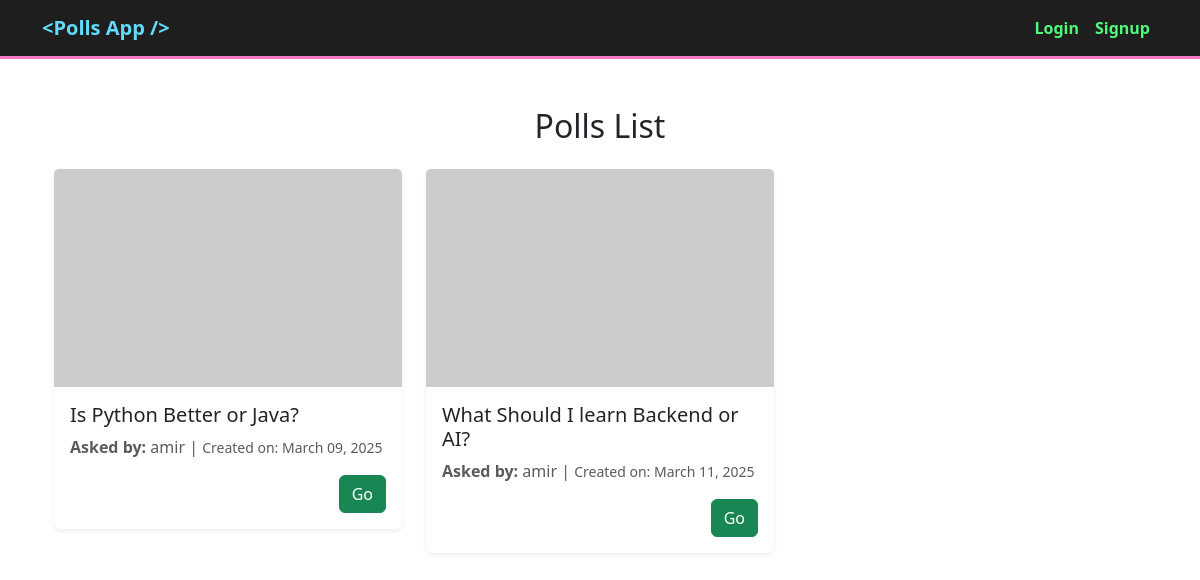
The page / on the database its author committed.
### polls/models.py (models this page shows, shortened)
class Poll(models.Model):
    question = models.CharField(max_length=700)
    user = models.ForeignKey(get_user_model(), on_delete=models.CASCADE)
    description = models.TextField(blank=True)
    up_vote = models.PositiveIntegerField(default=0)
    down_vote = models.PositiveIntegerField(default=0)
    upvoted_by = models.ManyToManyField(get_user_model(), related_name='upvoted_polls', blank=True)
    downvoted_by = models.ManyToManyField(get_user_model(), related_name='downvoted_polls', blank=True)
    datetime_created = models.DateTimeField(auto_now_add=True)
    datetime_modified = models.DateTimeField(auto_now=True)
    def get_absolute_url(self):
        return reverse('poll_detail', args=[self.id])

### accounts/models.py (models this page shows)
class CustomUser(AbstractUser):
    ROLE_CHOICES = [
        ('M', 'Manager'),
        ('E', 'Employee'),
        ('S', 'Student'),
        ('O', 'Other'),
    ]
    role = models.CharField(choices=ROLE_CHOICES, max_length=1, default=ROLE_CHOICES[3][0])

### polls/views.py (the view)
# urls.py: path('', poll_list_view, name='polls_list'),
def poll_list_view(request):
    polls = Poll.objects.all()
    return render(request, 'polls/polls_list.html', context={
        'polls': polls,
    })

### polls/templates/polls/polls_list.html (shortened to what this page needs)
{% extends '_base.html' %}
{% block content %}
    <div class="container mt-5">
        <h2 class="text-center mb-4">Polls List</h2>
        <div class="row">
            {% for poll in polls %}
                <div class="col-md-4 mb-4">
                    <div class="card shadow-sm border-0 rounded">
                        <img src="https://placehold.co/400x250" class="card-img-top" alt="Poll Image">
                        <div class="card-body d-flex flex-column">
                            <h5 class="card-title">{{ poll.question }}</h5>
                            <p class="card-text text-muted"><strong>Asked by:</strong> {{ poll.user }} | <small>Created
                                on:</strong> {{ poll.datetime_created|date:"F d, Y" }}</small></p>
                            <div class="mt-auto d-flex justify-content-end">
                                <a href="{{ poll.get_absolute_url }}" class="btn btn-success">Go</a>
                            </div>
                        </div>
                    </div>
                </div>
            {% endfor %}
        </div>
    </div>
{% endblock content %}

### rows shown on the page
Poll: question "Is Python Better or Java?", user "amir", datetime_created "March 09, 2025"
Poll: question "What Should I learn Backend or AI?", user "amir", datetime_created "March 11, 2025"
